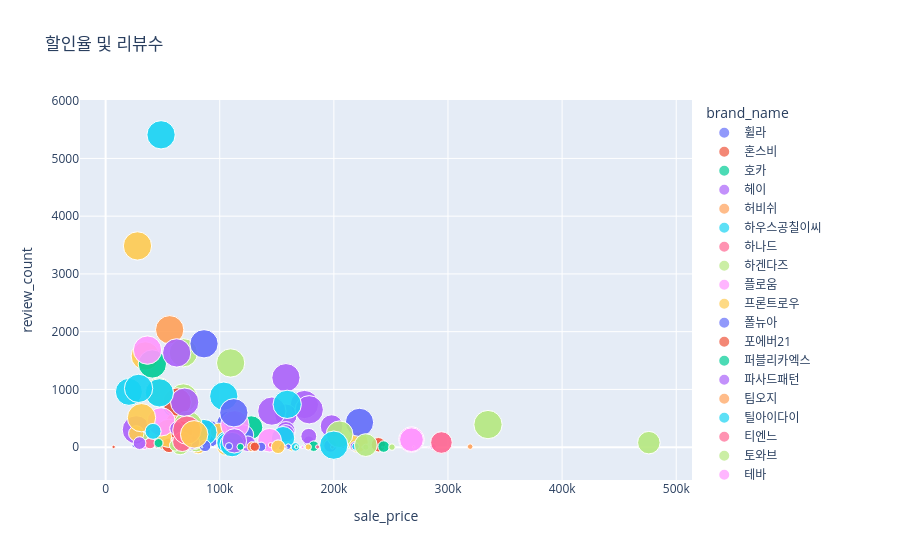

The notebook cell this image was saved under:
### Code cell
import plotly.express as px

fig = px.scatter(
    df,
    x="sale_price",
    y="review_count",
    color="brand_name",
    size="like_count",
    hover_name="product_name",
    title="할인율 및 리뷰수"
)

fig.show()
